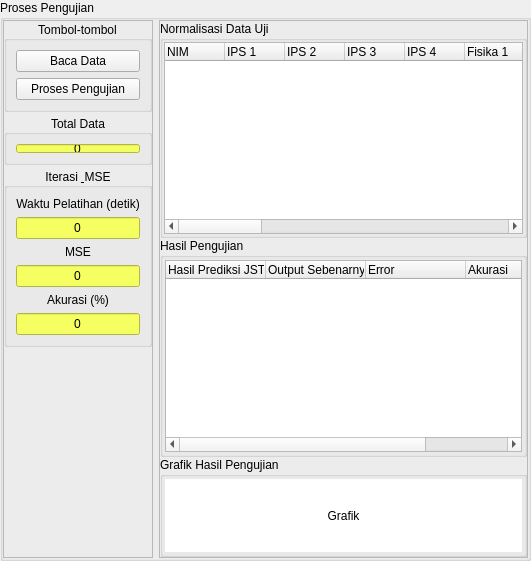
        <widget class="QGroupBox" name="f_pengujian">
         <property name="sizePolicy">
          <sizepolicy hsizetype="MinimumExpanding" vsizetype="Preferred">
           <horstretch>0</horstretch>
           <verstretch>0</verstretch>
          </sizepolicy>
         </property>
         <property name="focusPolicy">
          <enum>Qt::StrongFocus</enum>
         </property>
         <property name="title">
          <string>Proses Pengujian</string>
         </property>
         <property name="flat">
          <bool>false</bool>
         </property>
         <layout class="QGridLayout" name="gridLayout_10">
          <property name="leftMargin">
           <number>0</number>
          </property>
          <property name="topMargin">
           <number>0</number>
          </property>
          <property name="rightMargin">
           <number>0</number>
          </property>
          <property name="bottomMargin">
           <number>0</number>
          </property>
          <item row="0" column="0">
           <widget class="QFrame" name="Tools_2">
            <property name="maximumSize">
             <size>
              <width>150</width>
              <height>16777215</height>
             </size>
            </property>
            <property name="frameShape">
             <enum>QFrame::StyledPanel</enum>
            </property>
            <property name="frameShadow">
             <enum>QFrame::Raised</enum>
            </property>
            <layout class="QVBoxLayout" name="verticalLayout_13">
             <property name="spacing">
              <number>3</number>
             </property>
             <property name="leftMargin">
              <number>0</number>
             </property>
             <property name="topMargin">
              <number>0</number>
             </property>
             <property name="rightMargin">
              <number>0</number>
             </property>
             <property name="bottomMargin">
              <number>0</number>
             </property>
             <item>
              <widget class="QGroupBox" name="Tombol_2">
               <property name="tabletTracking">
                <bool>false</bool>
               </property>
               <property name="acceptDrops">
                <bool>false</bool>
               </property>
               <property name="autoFillBackground">
                <bool>false</bool>
               </property>
               <property name="styleSheet">
                <string notr="true">background-color: rgb(217, 217, 217),</string>
               </property>
               <property name="title">
                <string>Tombol-tombol</string>
               </property>
               <property name="alignment">
                <set>Qt::AlignCenter</set>
               </property>
               <property name="flat">
                <bool>true</bool>
               </property>
               <property name="checkable">
                <bool>false</bool>
               </property>
               <layout class="QVBoxLayout" name="verticalLayout_10">
                <item>
                 <widget class="QPushButton" name="pbBaca_2">
                  <property name="text">
                   <string>Baca Data</string>
                  </property>
                  <property name="default">
                   <bool>false</bool>
                  </property>
                 </widget>
                </item>
                <item>
                 <widget class="QPushButton" name="pbPengujian">
                  <property name="text">
                   <string>Proses Pengujian</string>
                  </property>
                 </widget>
                </item>
               </layout>
              </widget>
             </item>
             <item>
              <widget class="QGroupBox" name="TotalData_2">
               <property name="sizePolicy">
                <sizepolicy hsizetype="Preferred" vsizetype="Preferred">
                 <horstretch>0</horstretch>
                 <verstretch>0</verstretch>
                </sizepolicy>
               </property>
               <property name="maximumSize">
                <size>
                 <width>16777215</width>
                 <height>50</height>
                </size>
               </property>
               <property name="styleSheet">
                <string notr="true">background-color: rgb(217, 217, 217),</string>
               </property>
               <property name="title">
                <string>Total Data</string>
               </property>
               <property name="alignment">
                <set>Qt::AlignCenter</set>
               </property>
               <property name="flat">
                <bool>true</bool>
               </property>
               <layout class="QVBoxLayout" name="verticalLayout_12">
                <item>
                 <widget class="QLineEdit" name="eTotalDUji">
                  <property name="styleSheet">
                   <string notr="true">background-color: rgb(246, 255, 98);</string>
                  </property>
                  <property name="inputMask">
                   <string/>
                  </property>
                  <property name="text">
                   <string>0</string>
                  </property>
                  <property name="echoMode">
                   <enum>QLineEdit::Normal</enum>
                  </property>
                  <property name="alignment">
                   <set>Qt::AlignCenter</set>
                  </property>
                  <property name="readOnly">
                   <bool>true</bool>
                  </property>
                 </widget>
                </item>
               </layout>
              </widget>
             </item>
             <item>
              <widget class="QGroupBox" name="Iterasi_2">
               <property name="tabletTracking">
                <bool>false</bool>
               </property>
               <property name="acceptDrops">
                <bool>false</bool>
               </property>
               <property name="autoFillBackground">
                <bool>false</bool>
               </property>
               <property name="styleSheet">
                <string notr="true">background-color: rgb(217, 217, 217),</string>
               </property>
               <property name="title">
                <string>Iterasi &amp; MSE</string>
               </property>
               <property name="alignment">
                <set>Qt::AlignCenter</set>
               </property>
               <property name="flat">
                <bool>true</bool>
               </property>
               <property name="checkable">
                <bool>false</bool>
               </property>
               <layout class="QVBoxLayout" name="verticalLayout_11">
                <item>
                 <widget class="QLabel" name="lWaktu_2">
                  <property name="text">
                   <string>Waktu Pelatihan (detik)</string>
                  </property>
                  <property name="alignment">
                   <set>Qt::AlignCenter</set>
                  </property>
                 </widget>
                </item>
                <item>
                 <widget class="QLineEdit" name="eWaktu_2">
                  <property name="styleSheet">
                   <string notr="true">background-color: rgb(246, 255, 98);</string>
                  </property>
                  <property name="text">
                   <string>0</string>
                  </property>
                  <property name="alignment">
                   <set>Qt::AlignCenter</set>
                  </property>
                  <property name="readOnly">
                   <bool>true</bool>
                  </property>
                 </widget>
                </item>
                <item>
                 <widget class="QLabel" name="lMSE_2">
                  <property name="text">
                   <string>MSE</string>
                  </property>
                  <property name="alignment">
                   <set>Qt::AlignCenter</set>
                  </property>
                 </widget>
                </item>
                <item>
                 <widget class="QLineEdit" name="eMSE_2">
                  <property name="styleSheet">
                   <string notr="true">background-color: rgb(246, 255, 98);</string>
                  </property>
                  <property name="text">
                   <string>0</string>
                  </property>
                  <property name="alignment">
                   <set>Qt::AlignCenter</set>
                  </property>
                  <property name="readOnly">
                   <bool>true</bool>
                  </property>
                 </widget>
                </item>
                <item>
                 <widget class="QLabel" name="lAkurasi">
                  <property name="text">
                   <string>Akurasi (%)</string>
                  </property>
                  <property name="alignment">
                   <set>Qt::AlignCenter</set>
                  </property>
                 </widget>
                </item>
                <item>
                 <widget class="QLineEdit" name="eAkurasi">
                  <property name="styleSheet">
                   <string notr="true">background-color: rgb(246, 255, 98);</string>
                  </property>
                  <property name="text">
                   <string>0</string>
                  </property>
                  <property name="alignment">
                   <set>Qt::AlignCenter</set>
                  </property>
                  <property name="readOnly">
                   <bool>true</bool>
                  </property>
                 </widget>
                </item>
               </layout>
              </widget>
             </item>
             <item>
              <spacer name="verticalSpacer">
               <property name="orientation">
                <enum>Qt::Vertical</enum>
               </property>
               <property name="sizeType">
                <enum>QSizePolicy::Expanding</enum>
               </property>
               <property name="sizeHint" stdset="0">
                <size>
                 <width>20</width>
                 <height>40</height>
                </size>
               </property>
              </spacer>
             </item>
            </layout>
           </widget>
          </item>
          <item row="0" column="1">
           <widget class="QFrame" name="Tabel_2">
            <property name="sizePolicy">
             <sizepolicy hsizetype="MinimumExpanding" vsizetype="Preferred">
              <horstretch>0</horstretch>
              <verstretch>0</verstretch>
             </sizepolicy>
            </property>
            <property name="minimumSize">
             <size>
              <width>369</width>
              <height>0</height>
             </size>
            </property>
            <property name="frameShape">
             <enum>QFrame::StyledPanel</enum>
            </property>
            <property name="frameShadow">
             <enum>QFrame::Raised</enum>
            </property>
            <layout class="QGridLayout" name="gridLayout_4">
             <property name="leftMargin">
              <number>0</number>
             </property>
             <property name="topMargin">
              <number>0</number>
             </property>
             <property name="rightMargin">
              <number>0</number>
             </property>
             <property name="bottomMargin">
              <number>0</number>
             </property>
             <property name="spacing">
              <number>0</number>
             </property>
             <item row="0" column="0">
              <widget class="QGroupBox" name="DataUji">
               <property name="title">
                <string>Normalisasi Data Uji</string>
               </property>
               <layout class="QGridLayout" name="gridLayout_7">
                <property name="leftMargin">
                 <number>1</number>
                </property>
                <property name="topMargin">
                 <number>1</number>
                </property>
                <property name="rightMargin">
                 <number>1</number>
                </property>
                <property name="bottomMargin">
                 <number>1</number>
                </property>
                <property name="spacing">
                 <number>0</number>
                </property>
                <item row="0" column="0">
                 <widget class="QTableWidget" name="tbDataUji">
                  <property name="minimumSize">
                   <size>
                    <width>0</width>
                    <height>170</height>
                   </size>
                  </property>
                  <property name="maximumSize">
                   <size>
                    <width>16777215</width>
                    <height>16777215</height>
                   </size>
                  </property>
                  <property name="autoFillBackground">
                   <bool>true</bool>
                  </property>
                  <property name="editTriggers">
                   <set>QAbstractItemView::NoEditTriggers</set>
                  </property>
                  <property name="alternatingRowColors">
                   <bool>true</bool>
                  </property>
                  <property name="sortingEnabled">
                   <bool>true</bool>
                  </property>
                  <attribute name="horizontalHeaderDefaultSectionSize">
                   <number>60</number>
                  </attribute>
                  <attribute name="horizontalHeaderShowSortIndicator" stdset="0">
                   <bool>true</bool>
                  </attribute>
                  <column>
                   <property name="text">
                    <string>NIM</string>
                   </property>
                   <property name="textAlignment">
                    <set>AlignLeading|AlignVCenter</set>
                   </property>
                  </column>
                  <column>
                   <property name="text">
                    <string>IPS 1</string>
                   </property>
                   <property name="textAlignment">
                    <set>AlignLeading|AlignVCenter</set>
                   </property>
                  </column>
                  <column>
                   <property name="text">
                    <string>IPS 2</string>
                   </property>
                   <property name="textAlignment">
                    <set>AlignLeading|AlignVCenter</set>
                   </property>
                  </column>
                  <column>
                   <property name="text">
                    <string>IPS 3</string>
                   </property>
                   <property name="textAlignment">
                    <set>AlignLeading|AlignVCenter</set>
                   </property>
                  </column>
                  <column>
                   <property name="text">
                    <string>IPS 4</string>
                   </property>
                   <property name="textAlignment">
                    <set>AlignLeading|AlignVCenter</set>
                   </property>
                  </column>
                  <column>
                   <property name="text">
                    <string>Fisika 1</string>
                   </property>
                   <property name="textAlignment">
                    <set>AlignLeading|AlignVCenter</set>
                   </property>
                  </column>
                  <column>
                   <property name="text">
                    <string>Matematika 1</string>
                   </property>
                   <property name="textAlignment">
                    <set>AlignLeading|AlignVCenter</set>
                   </property>
                  </column>
                  <column>
                   <property name="text">
                    <string>Fisika 2</string>
                   </property>
                   <property name="textAlignment">
                    <set>AlignLeading|AlignVCenter</set>
                   </property>
                  </column>
                  <column>
                   <property name="text">
                    <string>Matematika 2</string>
                   </property>
                   <property name="textAlignment">
                    <set>AlignLeading|AlignVCenter</set>
                   </property>
                  </column>
                  <column>
                   <property name="text">
                    <string>Algoritma Pemograman</string>
                   </property>
                   <property name="textAlignment">
                    <set>AlignLeading|AlignVCenter</set>
                   </property>
                  </column>
                  <column>
                   <property name="text">
                    <string>Elektronika 1</string>
                   </property>
                   <property name="textAlignment">
                    <set>AlignLeading|AlignVCenter</set>
                   </property>
                  </column>
                  <column>
                   <property name="text">
                    <string>Teori Sistem &amp; Sinyal</string>
                   </property>
                   <property name="textAlignment">
                    <set>AlignLeading|AlignVCenter</set>
                   </property>
                  </column>
                  <column>
                   <property name="text">
                    <string>Organisasi &amp; Arsitektur Komputer 1</string>
                   </property>
                   <property name="textAlignment">
                    <set>AlignLeading|AlignVCenter</set>
                   </property>
                  </column>
                  <column>
                   <property name="text">
                    <string>Sistem Digital</string>
                   </property>
                   <property name="textAlignment">
                    <set>AlignLeading|AlignVCenter</set>
                   </property>
                  </column>
                  <column>
                   <property name="text">
                    <string>Elektronika 2</string>
                   </property>
                   <property name="textAlignment">
                    <set>AlignLeading|AlignVCenter</set>
                   </property>
                  </column>
                  <column>
                   <property name="text">
                    <string>Struktur Data</string>
                   </property>
                   <property name="textAlignment">
                    <set>AlignLeading|AlignVCenter</set>
                   </property>
                  </column>
                  <column>
                   <property name="text">
                    <string>Matematika Diskrit</string>
                   </property>
                   <property name="textAlignment">
                    <set>AlignLeading|AlignVCenter</set>
                   </property>
                  </column>
                  <column>
                   <property name="text">
                    <string>Komunikasi Data</string>
                   </property>
                   <property name="textAlignment">
                    <set>AlignLeading|AlignVCenter</set>
                   </property>
                  </column>
                  <column>
                   <property name="text">
                    <string>Aljabar Liniear</string>
                   </property>
                   <property name="textAlignment">
                    <set>AlignLeading|AlignVCenter</set>
                   </property>
                  </column>
                  <column>
                   <property name="text">
                    <string>IPK</string>
                   </property>
                   <property name="textAlignment">
                    <set>AlignLeading|AlignVCenter</set>
                   </property>
                  </column>
                 </widget>
                </item>
               </layout>
              </widget>
             </item>
             <item row="1" column="0">
              <widget class="QGroupBox" name="HasilUji">
               <property name="minimumSize">
                <size>
                 <width>0</width>
                 <height>150</height>
                </size>
               </property>
               <property name="maximumSize">
                <size>
                 <width>16777215</width>
                 <height>16777215</height>
                </size>
               </property>
               <property name="title">
                <string>Hasil Pengujian</string>
               </property>
               <layout class="QGridLayout" name="gridLayout_6">
                <property name="leftMargin">
                 <number>2</number>
                </property>
                <property name="topMargin">
                 <number>2</number>
                </property>
                <property name="rightMargin">
                 <number>2</number>
                </property>
                <property name="bottomMargin">
                 <number>2</number>
                </property>
                <property name="spacing">
                 <number>0</number>
                </property>
                <item row="0" column="0">
                 <widget class="QTableWidget" name="tbHasilUji">
                  <property name="alternatingRowColors">
                   <bool>true</bool>
                  </property>
                  <attribute name="horizontalHeaderShowSortIndicator" stdset="0">
                   <bool>true</bool>
                  </attribute>
                  <column>
                   <property name="text">
                    <string>Hasil Prediksi JST</string>
                   </property>
                   <property name="textAlignment">
                    <set>AlignLeading|AlignVCenter</set>
                   </property>
                  </column>
                  <column>
                   <property name="text">
                    <string>Output Sebenarnya</string>
                   </property>
                   <property name="textAlignment">
                    <set>AlignLeading|AlignVCenter</set>
                   </property>
                  </column>
                  <column>
                   <property name="text">
                    <string>Error</string>
                   </property>
                   <property name="textAlignment">
                    <set>AlignLeading|AlignVCenter</set>
                   </property>
                  </column>
                  <column>
                   <property name="text">
                    <string>Akurasi</string>
                   </property>
                   <property name="textAlignment">
                    <set>AlignLeading|AlignVCenter</set>
                   </property>
                  </column>
                 </widget>
                </item>
               </layout>
              </widget>
             </item>
             <item row="2" column="0">
              <widget class="QGroupBox" name="Grafik_2">
               <property name="sizePolicy">
                <sizepolicy hsizetype="Expanding" vsizetype="Expanding">
                 <horstretch>0</horstretch>
                 <verstretch>0</verstretch>
                </sizepolicy>
               </property>
               <property name="minimumSize">
                <size>
                 <width>0</width>
                 <height>100</height>
                </size>
               </property>
               <property name="title">
                <string>Grafik Hasil Pengujian</string>
               </property>
               <layout class="QGridLayout" name="gridLayout_5">
                <property name="leftMargin">
                 <number>2</number>
                </property>
                <property name="topMargin">
                 <number>2</number>
                </property>
                <property name="rightMargin">
                 <number>2</number>
                </property>
                <property name="bottomMargin">
                 <number>2</number>
                </property>
                <property name="spacing">
                 <number>0</number>
                </property>
                <item row="0" column="0">
                 <widget class="QLabel" name="gGrafik_2">
                  <property name="sizePolicy">
                   <sizepolicy hsizetype="Expanding" vsizetype="Expanding">
                    <horstretch>0</horstretch>
                    <verstretch>0</verstretch>
                   </sizepolicy>
                  </property>
                  <property name="styleSheet">
                   <string notr="true">background-color: rgb(255, 255, 255);</string>
                  </property>
                  <property name="text">
                   <string>Grafik</string>
                  </property>
                  <property name="alignment">
                   <set>Qt::AlignCenter</set>
                  </property>
                 </widget>
                </item>
               </layout>
              </widget>
             </item>
            </layout>
           </widget>
          </item>
         </layout>
        </widget>
